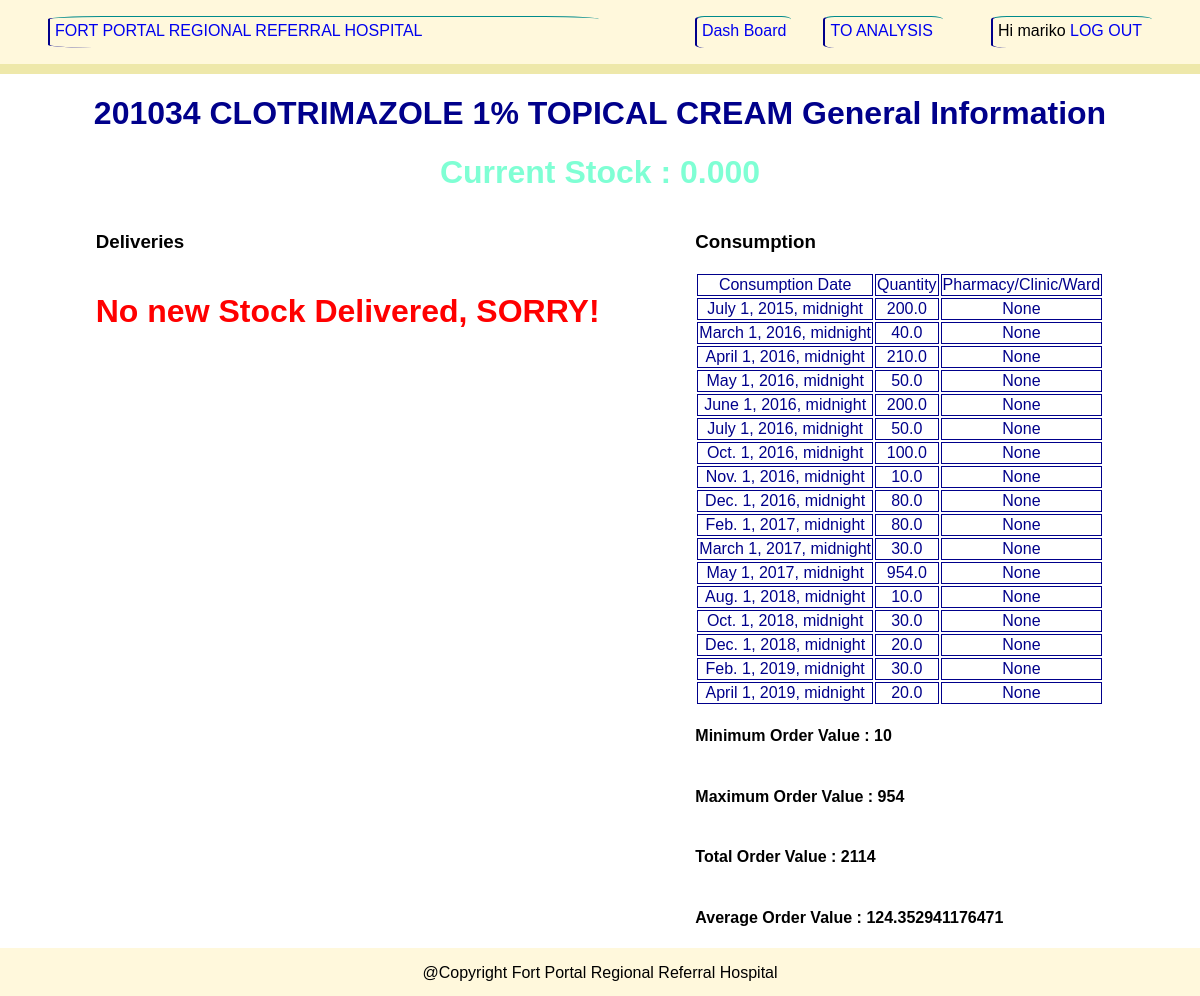
/product/details/201034/ (signed in), run on the app's committed database.
### analysis/models.py (models this page shows, shortened)
class ProductDetailExp(models.Model):
    code = models.IntegerField(default=100000,unique=True)
    description = models.CharField(unique=True,max_length=500)
    ven = models.CharField(max_length=5, null=True, blank=True)
    unit = models.DecimalField(max_digits=100, decimal_places=1, null=True)
    price = models.DecimalField(max_digits=100, decimal_places=1, null=True)
    planned_Qty_2Month_Mean = models.DecimalField(max_digits=100, decimal_places=1, null=True)
    currentStock = models.DecimalField(max_digits=100,decimal_places=3,default=0)

class ConsumptionData(models.Model):
    consumptionDate = models.DateTimeField(auto_now_add=True)
    consumptionQty = models.DecimalField(max_digits=100,decimal_places=1)
    productDetail = models.ForeignKey(ProductDetailExp, on_delete=models.CASCADE)
    pharmacies = models.ForeignKey(HospitalUserUnit,on_delete=models.SET_NULL,null=True)

### inventory/views.py (the view)
# urls.py: path('product/details/<int:cde>/',views.more_product_info,name='productinfo'),
@login_required(login_url='login_user')
def more_product_info(request,cde):
    product = ProductDetailExp.objects.get(code=cde)
    productDelivery = product.stockdeliverydata_set.all()
    productConsumption = product.consumptiondata_set.all()
    cQty_Min = product.consumptiondata_set.all().aggregate(Min('consumptionQty'))
    cQty_Max = product.consumptiondata_set.all().aggregate(Max('consumptionQty'))
    cQty_Sum = product.consumptiondata_set.all().aggregate(Sum('consumptionQty'))
    cQty_Avg = product.consumptiondata_set.all().aggregate(Avg('consumptionQty'))
    context = {
        'title': 'INVENTORY |' + str(product.description),
        'product' : str(product.code) + ' '+ str(product.description),
        'productCurrentStock': product.currentStock,
        'productDelivery' : productDelivery,
        'productConsumption' : productConsumption,
        'cQty_Min' : cQty_Min,
        'cQty_Max' : cQty_Max,
        'cQty_Sum' : cQty_Sum,
        'cQty_Avg' : cQty_Avg,
    }
    return render(request,'inventory/productDashboard.html',context)

### inventory/templates/inventory/productDashboard.html (shortened to what this page needs)
{% extends 'base.html' %}
{% block content %}
<h1 style="text-align:center; color:darkblue;">{{ product }} General Information</h1>
<h1 style="text-align:center; color: aquamarine;">Current Stock : {{ productCurrentStock }}</h1>
<div class="lastall" style="display:flex; justify-content: space-evenly">
        <div class="lastalldeliveries" style="display:flex; flex-direction:column;">
            <h3>Deliveries</h3>
            {% if productDelivery.count == 0 %}
                <h1 style="color:red";> No new Stock Delivered, SORRY! </h1>
            {% endif %}
        </div>
        <div class="lastallorders" style="display:flex; flex-direction:column;">
            <h3>Consumption</h3>
            {% if productConsumption.count == 0 %}
                <h1 style="color:red;"> No Orders Made Yet, SORRY! </h1>
            {% else %}
            <table>
                <tr>
                    <td>Consumption Date</td>
                    <td>Quantity</td>
                    <td>Pharmacy/Clinic/Ward</td>
                </tr>
                {% for product in productConsumption %}
                <tr>
                    <td>{{ product.consumptionDate }}</td>
                    <td>{{ product.consumptionQty }}</td>
                    <td>{{ product.pharmacies }}</td>
                </tr>
                {% endfor %}
            </table>
            <h4> Minimum Order Value : {{ cQty_Min.consumptionQty__min }}</h4>
            <h4> Maximum Order Value : {{ cQty_Max.consumptionQty__max }}</h4>
            <h4> Total Order Value : {{ cQty_Sum.consumptionQty__sum }}</h4>
            <h4> Average Order Value : {{ cQty_Avg.consumptionQty__avg }}</h4>
            {% endif %}
        </div>
    </div>
{% endblock %}

### inventory/templates/base.html (shortened to what this page needs)
<!DOCTYPE html>
{% load static %}
<html lang="en">
<head>
    <link rel="stylesheet" type="text/css" href="{% static 'css/myCss.css' %}">
</head>
<body>
<div style="display: flex; flex-direction: column; min-height:100vh;">
    <div class="header">
        <p style="flex-grow:1;margin-left:3rem;margin-right:5rem;"><a href="{% url 'dashboard' %}">
            FORT PORTAL REGIONAL REFERRAL HOSPITAL</a></p>
        <p style="margin-left:1rem;margin-right:2rem;"><a href="{% url 'dashboard' %}">Dash Board</a></p>
        {% if request.user.is_staff %}
        <p style="margin-right: 3rem;;padding-right:10px;"><a href="{% url 'adminlink' %}">TO ANALYSIS</a></p>
        {% endif %}
        {% if request.user %}
        <p style="margin-right: 3rem;;padding-right:10px;"><span>Hi {{ request.user }}</span>
            <a href="{% url 'logout_user' %}">LOG OUT</a></p>
        {% else %}
        <p style="margin-right: 3rem;;padding-right:10px;"><a href="{% url 'login_user' %}">LOG IN</a></p>
        {% endif %}
    </div>
    <div style="flex-grow:1">
        {% block content %}
        {% endblock %}
    </div>
    <div style="display :flex; background:cornsilk; height:3rem; justify-content: space-evenly;">
        <p>@Copyright Fort Portal Regional Referral Hospital</p>
    </div>
</div>
</body>
</html>

### inventory/templates/base.html (style rules this page uses)
body { margin:0; font-family: sans-serif; }
a { text-decoration : none; }
.header { display :flex; background: cornsilk; height:4rem; justify-content: space-evenly; border-bottom: 10px solid palegoldenrod; }
body > div > div.header > p { border-top: 1px solid darkcyan; border-left: 2px solid darkblue; border-radius:10%; padding:5px; }
td { border: 1px solid darkblue; color:darkblue; text-align:center; }

### data on the page
ProductDetailExp: currentStock "0.000"
ConsumptionData: consumptionDate "July 1, 2015, midnight", consumptionQty "200.0", pharmacies "None"
ConsumptionData: consumptionDate "March 1, 2016, midnight", consumptionQty "40.0", pharmacies "None"
ConsumptionData: consumptionDate "April 1, 2016, midnight", consumptionQty "210.0", pharmacies "None"
ConsumptionData: consumptionDate "May 1, 2016, midnight", consumptionQty "50.0", pharmacies "None"
ConsumptionData: consumptionDate "June 1, 2016, midnight", consumptionQty "200.0", pharmacies "None"
ConsumptionData: consumptionDate "July 1, 2016, midnight", consumptionQty "50.0", pharmacies "None"
ConsumptionData: consumptionDate "Oct. 1, 2016, midnight", consumptionQty "100.0", pharmacies "None"
ConsumptionData: consumptionDate "Nov. 1, 2016, midnight", consumptionQty "10.0", pharmacies "None"
ConsumptionData: consumptionDate "Dec. 1, 2016, midnight", consumptionQty "80.0", pharmacies "None"
ConsumptionData: consumptionDate "Feb. 1, 2017, midnight", consumptionQty "80.0", pharmacies "None"
ConsumptionData: consumptionDate "March 1, 2017, midnight", consumptionQty "30.0", pharmacies "None"
ConsumptionData: consumptionDate "May 1, 2017, midnight", consumptionQty "954.0", pharmacies "None"
ConsumptionData: consumptionDate "Aug. 1, 2018, midnight", consumptionQty "10.0", pharmacies "None"
ConsumptionData: consumptionDate "Oct. 1, 2018, midnight", consumptionQty "30.0", pharmacies "None"
ConsumptionData: consumptionDate "Dec. 1, 2018, midnight", consumptionQty "20.0", pharmacies "None"
ConsumptionData: consumptionDate "Feb. 1, 2019, midnight", consumptionQty "30.0", pharmacies "None"
ConsumptionData: consumptionDate "April 1, 2019, midnight", consumptionQty "20.0", pharmacies "None"

### other printed values
{{ request.user }} "mariko"
{{ product }} "201034 CLOTRIMAZOLE 1% TOPICAL CREAM"
{{ cQty_Min.consumptionQty__min }} "10"
{{ cQty_Max.consumptionQty__max }} "954"
{{ cQty_Sum.consumptionQty__sum }} "2114"
{{ cQty_Avg.consumptionQty__avg }} "124.352941176471"
